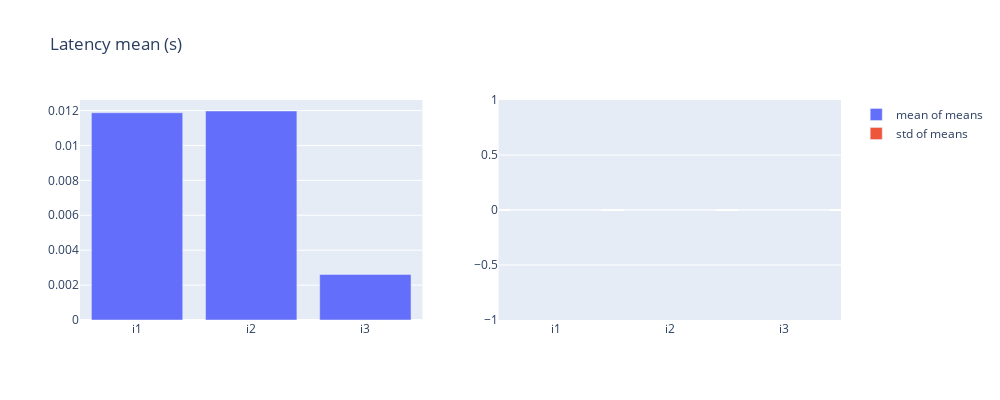

Notebook code cell kept with this figure:
### Code cell
bar_plot("Latency mean (s)", "latency_mean_plot", latency_mean)

### Figure 1 — Plotly figure (JSON) as saved in the notebook; plotly's stock layout.template omitted (floating-point values rounded to 4 significant figures)
{"data": [{"name": "mean of means", "type": "bar", "x": ["i1", "i2", "i3"], "xaxis": "x", "y": [0.01187, 0.01197, 0.00261], "yaxis": "y"}, {"name": "std of means", "type": "bar", "x": ["i1", "i2", "i3"], "xaxis": "x2", "y": [0, 0, 0], "yaxis": "y2"}], "layout": {"height": 400, "title": {"text": "Latency mean (s)"}, "width": 1000, "xaxis": {"anchor": "y", "autorange": true, "domain": [0, 0.45], "range": [-0.5, 2.5], "type": "category"}, "xaxis2": {"anchor": "y2", "autorange": true, "domain": [0.55, 1], "range": [-0.5, 2.5], "type": "category"}, "yaxis": {"anchor": "x", "autorange": true, "domain": [0, 1], "range": [0, 0.0126], "type": "linear"}, "yaxis2": {"anchor": "x2", "autorange": true, "domain": [0, 1], "range": [-1, 1], "type": "linear"}}}
